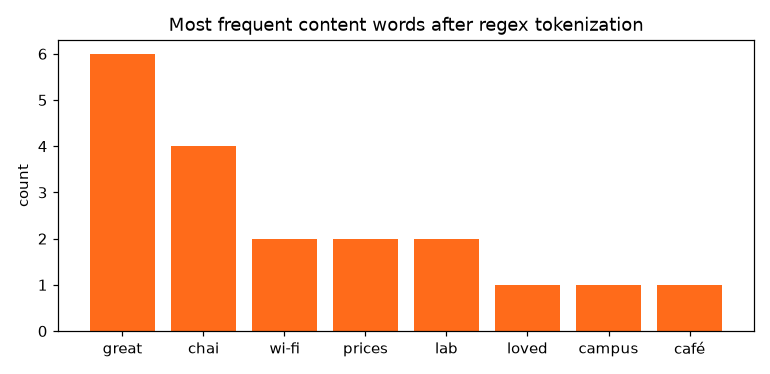

Generate this figure with Python:
"""
Session 6 · Example 3: tokenizing text with regular expressions
---------------------------------------------------------------
Tokenization = splitting text into units (sentences, words, symbols) that a
program or an NLP model can count and analyse. No external library needed.
Run:  python session-06_tokenization.py
"""
import re
from collections import Counter

review = ("Loved the new campus café!!! The chai is great, but Wi-Fi isn't. "
          "Prices went up 15% since Sept... Dr. Khan's AI lab opens at 9:30 a.m. "
          "#KarachiEats @campus_cafe https://example.com/menu :)")

# 1. Naive split breaks on punctuation
print("str.split():", review.split()[:8])

# 2. Sentence tokenization: split after . ! ? followed by space + capital,
#    but protect common abbreviations first
protected = re.sub(r"\b(Dr|Mr|Ms|Mrs|a\.m|p\.m)\.", lambda m: m.group(0).replace(".", "<DOT>"), review)
sentences = [s.replace("<DOT>", ".") for s in re.split(r"(?<=[.!?])\s+(?=[A-Z#@])", protected)]
print("\nSentences:")
for i, s in enumerate(sentences, 1):
    print(f"  {i}. {s}")

# 3. Word tokenization with a pattern that knows about real-world tokens
TOKEN = re.compile(r"""
    https?://\S+              # URLs
  | [#@]\w+                   # hashtags and mentions
  | (?:Dr|Mr|Ms|Mrs)\.        # titles keep their dot
  | (?:[A-Za-z]\.){2,}        # abbreviations like a.m.
  | \.{3}                     # an ellipsis is one token
  | \d+(?::\d+)?%?            # numbers, times like 9:30, percentages
  | \w+(?:[-']\w+)*           # words, incl. Wi-Fi and isn't
  | [:;]-?[)(DP]              # simple emoticons
  | [^\w\s]                   # any other single symbol
""", re.VERBOSE)
tokens = TOKEN.findall(review)
print("\nTokens:", tokens)
print("token count:", len(tokens))

# 4. Classify tokens by type
def kind(tok):
    if tok.startswith("http"): return "url"
    if tok[0] in "#@": return "tag"
    if tok.endswith(".") and tok[0].isalpha(): return "abbreviation"
    if tok[0].isdigit(): return "number"
    if re.fullmatch(r"\w+(?:[-']\w+)*", tok): return "word"
    return "symbol"
print("types:", dict(Counter(kind(t) for t in tokens)))

# 5. Normalise words: lower-case, drop stop words, count
STOP = {"the", "is", "but", "at", "since", "s", "a", "m", "up"}
words = [t.lower() for t in tokens if kind(t) == "word"]
content = [w for w in words if w not in STOP]
print("content words:", content)

# 6. Word frequencies across several reviews + a chart
reviews = [review,
           "The chai is cheap and the samosa is great. Great service!",
           "Wi-Fi is slow, chai is cold, prices are high.",
           "Great lab, great teachers, great chai."]
freq = Counter(w.lower() for r in reviews for w in re.findall(r"\w+(?:[-']\w+)*", r)
               if w.lower() not in STOP | {"and", "are", "isn't", "new", "went", "opens"})
top = freq.most_common(8)
print("\nTop words in 4 reviews:", top)

import matplotlib
matplotlib.use("Agg")
import matplotlib.pyplot as plt
labels, counts = zip(*top)
fig, ax = plt.subplots(figsize=(7, 3.4))
ax.bar(labels, counts, color="#FF6B1A")
ax.set_ylabel("count"); ax.set_title("Most frequent content words after regex tokenization")
fig.tight_layout(); fig.savefig("session-06_tokenization.png", dpi=110)
print("Chart saved: session-06_tokenization.png")
